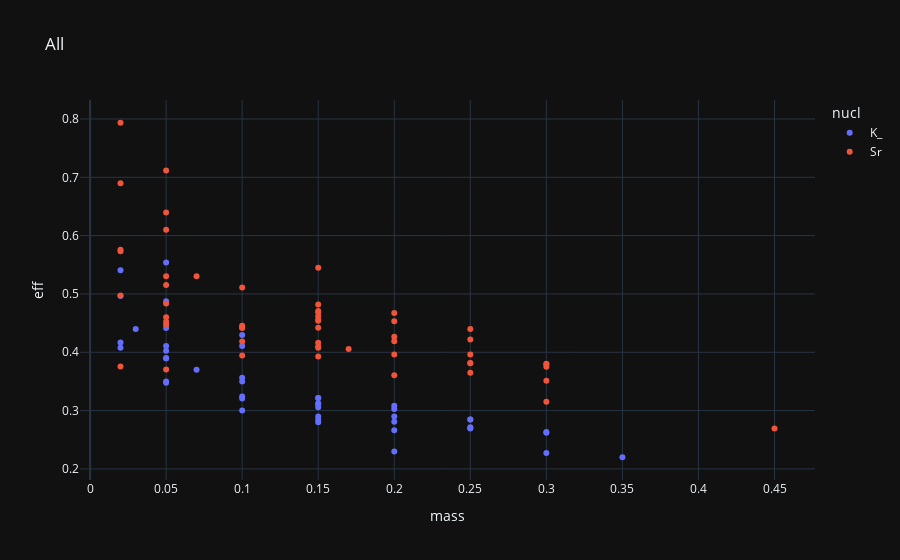
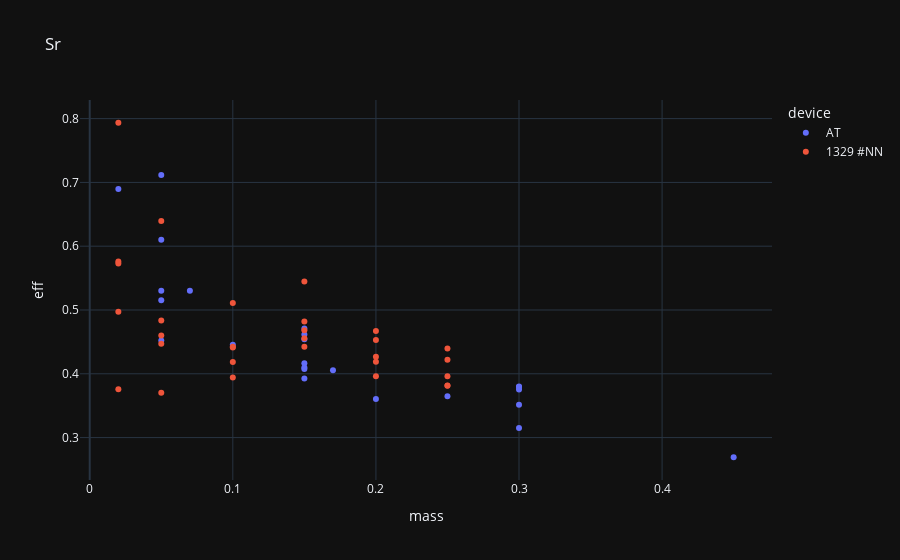
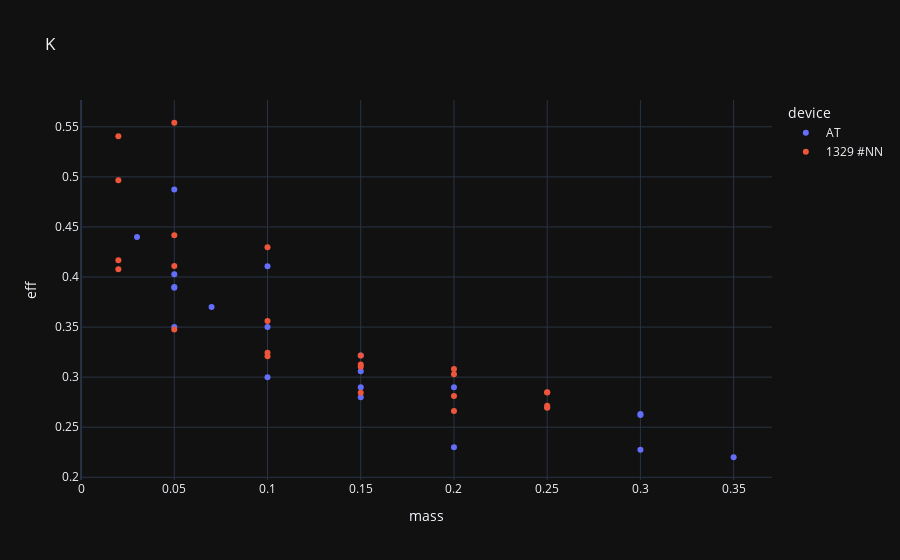

These figures' notebook cell, in order:
### Code cell
f = px.scatter(data, x = 'mass', y = 'eff', color='nucl', title='All',  template='plotly_dark')
f.show()
df = data.query("nucl=='Sr'")
f = px.scatter(df, x = 'mass', y = 'eff', color='device', title='Sr',  template='plotly_dark')
f.show()
df = data.query("nucl=='K_'")
f = px.scatter(df, x = 'mass', y = 'eff', color='device', title='K',  template='plotly_dark')
f.show()

### Figure 1 — Plotly figure (JSON) as saved in the notebook; plotly's stock layout.template omitted (floating-point values rounded to 4 significant figures)
{"data": [{"hovertemplate": "nucl=K_<br>mass=%{x}<br>eff=%{y}<extra></extra>", "legendgroup": "K_", "marker": {"color": "#636efa", "symbol": "circle"}, "mode": "markers", "name": "K_", "orientation": "v", "showlegend": true, "type": "scatter", "x": [0.05, 0.1, 0.15, 0.2, 0.35, 0.05, 0.15, 0.3, 0.05, 0.15, 0.3, 0.05, 0.1, 0.3, 0.03, 0.05, 0.07, 0.1, 0.15, 0.2, 0.25, 0.02, 0.05, 0.1, 0.15, 0.2, 0.25, 0.02, 0.05, 0.1, 0.15, 0.2, 0.25, 0.02, 0.05, 0.1, 0.15, 0.2, 0.25, 0.02, 0.05, 0.1, 0.15, 0.2, 0.25], "xaxis": "x", "y": [0.35, 0.3, 0.28, 0.23, 0.22, 0.4027, 0.3059, 0.2621, 0.3892, 0.3216, 0.2275, 0.4874, 0.4107, 0.2631, 0.44, 0.39, 0.37, 0.35, 0.29, 0.29, 0.27, 0.4966, 0.411, 0.3562, 0.3105, 0.3082, 0.2693, 0.5405, 0.5541, 0.4297, 0.3216, 0.2811, 0.2849, 0.4078, 0.3476, 0.3243, 0.3126, 0.3029, 0.2847, 0.4167, 0.4417, 0.3208, 0.2844, 0.2662, 0.2713], "yaxis": "y"}, {"hovertemplate": "nucl=Sr<br>mass=%{x}<br>eff=%{y}<extra></extra>", "legendgroup": "Sr", "marker": {"color": "#EF553B", "symbol": "circle"}, "mode": "markers", "name": "Sr", "orientation": "v", "showlegend": true, "type": "scatter", "x": [0.02, 0.05, 0.07, 0.1, 0.15, 0.17, 0.2, 0.25, 0.15, 0.15, 0.3, 0.45, 0.05, 0.15, 0.3, 0.05, 0.15, 0.3, 0.05, 0.15, 0.3, 0.05, 0.15, 0.3, 0.02, 0.05, 0.1, 0.15, 0.2, 0.25, 0.02, 0.05, 0.1, 0.15, 0.2, 0.25, 0.02, 0.05, 0.1, 0.15, 0.2, 0.25, 0.02, 0.05, 0.1, 0.15, 0.2, 0.25, 0.02, 0.05, 0.1, 0.15, 0.2, 0.25], "xaxis": "x", "y": [0.6897, 0.5302, 0.5303, 0.4454, 0.41, 0.4055, 0.3606, 0.3648, 0.4077, 0.3928, 0.3152, 0.2692, 0.7117, 0.4708, 0.3802, 0.5155, 0.4616, 0.3513, 0.4522, 0.4164, 0.3793, 0.61, 0.454, 0.3753, 0.3756, 0.4601, 0.3944, 0.482, 0.4531, 0.3962, 0.4973, 0.3704, 0.5109, 0.4684, 0.4266, 0.4398, 0.573, 0.447, 0.4184, 0.4555, 0.3963, 0.3814, 0.7935, 0.4836, 0.4424, 0.5447, 0.4671, 0.4219, 0.576, 0.6395, 0.4414, 0.4422, 0.4189, 0.3817], "yaxis": "y"}], "layout": {"legend": {"title": {"text": "nucl"}, "tracegroupgap": 0}, "title": {"text": "All"}, "xaxis": {"anchor": "y", "domain": [0, 1], "title": {"text": "mass"}}, "yaxis": {"anchor": "x", "domain": [0, 1], "title": {"text": "eff"}}}}

### Figure 2 — Plotly figure (JSON) as saved in the notebook; plotly's stock layout.template omitted (floating-point values rounded to 4 significant figures)
{"data": [{"hovertemplate": "device=AT<br>mass=%{x}<br>eff=%{y}<extra></extra>", "legendgroup": "AT", "marker": {"color": "#636efa", "symbol": "circle"}, "mode": "markers", "name": "AT", "orientation": "v", "showlegend": true, "type": "scatter", "x": [0.02, 0.05, 0.07, 0.1, 0.15, 0.17, 0.2, 0.25, 0.15, 0.15, 0.3, 0.45, 0.05, 0.15, 0.3, 0.05, 0.15, 0.3, 0.05, 0.15, 0.3, 0.05, 0.15, 0.3], "xaxis": "x", "y": [0.6897, 0.5302, 0.5303, 0.4454, 0.41, 0.4055, 0.3606, 0.3648, 0.4077, 0.3928, 0.3152, 0.2692, 0.7117, 0.4708, 0.3802, 0.5155, 0.4616, 0.3513, 0.4522, 0.4164, 0.3793, 0.61, 0.454, 0.3753], "yaxis": "y"}, {"hovertemplate": "device=1329 #NN<br>mass=%{x}<br>eff=%{y}<extra></extra>", "legendgroup": "1329 #NN", "marker": {"color": "#EF553B", "symbol": "circle"}, "mode": "markers", "name": "1329 #NN", "orientation": "v", "showlegend": true, "type": "scatter", "x": [0.02, 0.05, 0.1, 0.15, 0.2, 0.25, 0.02, 0.05, 0.1, 0.15, 0.2, 0.25, 0.02, 0.05, 0.1, 0.15, 0.2, 0.25, 0.02, 0.05, 0.1, 0.15, 0.2, 0.25, 0.02, 0.05, 0.1, 0.15, 0.2, 0.25], "xaxis": "x", "y": [0.3756, 0.4601, 0.3944, 0.482, 0.4531, 0.3962, 0.4973, 0.3704, 0.5109, 0.4684, 0.4266, 0.4398, 0.573, 0.447, 0.4184, 0.4555, 0.3963, 0.3814, 0.7935, 0.4836, 0.4424, 0.5447, 0.4671, 0.4219, 0.576, 0.6395, 0.4414, 0.4422, 0.4189, 0.3817], "yaxis": "y"}], "layout": {"legend": {"title": {"text": "device"}, "tracegroupgap": 0}, "title": {"text": "Sr"}, "xaxis": {"anchor": "y", "domain": [0, 1], "title": {"text": "mass"}}, "yaxis": {"anchor": "x", "domain": [0, 1], "title": {"text": "eff"}}}}

### Figure 3 — Plotly figure (JSON) as saved in the notebook; plotly's stock layout.template omitted (floating-point values rounded to 4 significant figures)
{"data": [{"hovertemplate": "device=AT<br>mass=%{x}<br>eff=%{y}<extra></extra>", "legendgroup": "AT", "marker": {"color": "#636efa", "symbol": "circle"}, "mode": "markers", "name": "AT", "orientation": "v", "showlegend": true, "type": "scatter", "x": [0.05, 0.1, 0.15, 0.2, 0.35, 0.05, 0.15, 0.3, 0.05, 0.15, 0.3, 0.05, 0.1, 0.3, 0.03, 0.05, 0.07, 0.1, 0.15, 0.2, 0.25], "xaxis": "x", "y": [0.35, 0.3, 0.28, 0.23, 0.22, 0.4027, 0.3059, 0.2621, 0.3892, 0.3216, 0.2275, 0.4874, 0.4107, 0.2631, 0.44, 0.39, 0.37, 0.35, 0.29, 0.29, 0.27], "yaxis": "y"}, {"hovertemplate": "device=1329 #NN<br>mass=%{x}<br>eff=%{y}<extra></extra>", "legendgroup": "1329 #NN", "marker": {"color": "#EF553B", "symbol": "circle"}, "mode": "markers", "name": "1329 #NN", "orientation": "v", "showlegend": true, "type": "scatter", "x": [0.02, 0.05, 0.1, 0.15, 0.2, 0.25, 0.02, 0.05, 0.1, 0.15, 0.2, 0.25, 0.02, 0.05, 0.1, 0.15, 0.2, 0.25, 0.02, 0.05, 0.1, 0.15, 0.2, 0.25], "xaxis": "x", "y": [0.4966, 0.411, 0.3562, 0.3105, 0.3082, 0.2693, 0.5405, 0.5541, 0.4297, 0.3216, 0.2811, 0.2849, 0.4078, 0.3476, 0.3243, 0.3126, 0.3029, 0.2847, 0.4167, 0.4417, 0.3208, 0.2844, 0.2662, 0.2713], "yaxis": "y"}], "layout": {"legend": {"title": {"text": "device"}, "tracegroupgap": 0}, "title": {"text": "K"}, "xaxis": {"anchor": "y", "domain": [0, 1], "title": {"text": "mass"}}, "yaxis": {"anchor": "x", "domain": [0, 1], "title": {"text": "eff"}}}}
